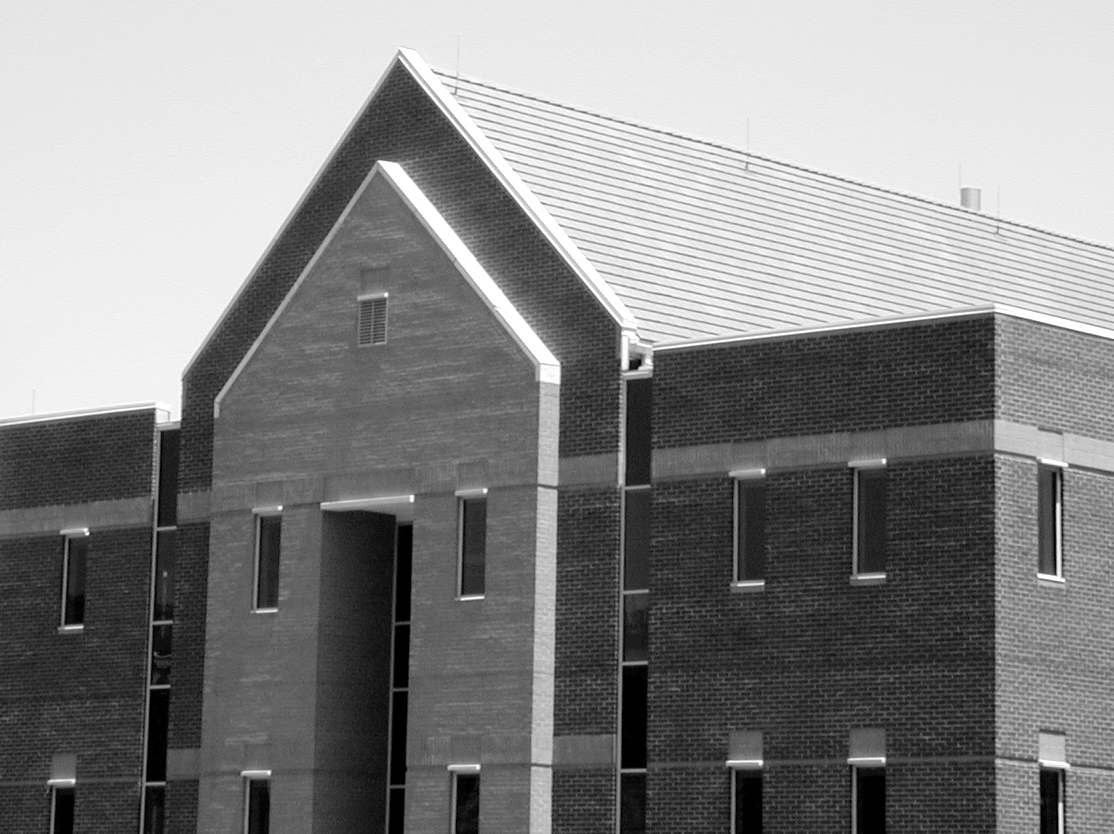
%> input picture building.tif, 1114 x 834 px
$ octave ch11_sobel.m   (GNU Octave 9; MATLAB toolbox functions it lacks are replaced by stand-ins)
%> lines starting %> are read from the running program, lines starting %| are printed output that depends on the picture; in (x1, y1, x2, y2) boxes, pixels count from 0 and x2, y2 are one past the last pixel; in counts of white or black regions, pixels touching at a corner belong together; the program's own positions count from 1
### tofloat.m
function [out, revertclass] = tofloat(in)
%   tofloat convert image to floating point
%   [out, revertclass] = tofloat(in) converts the input image IN to floating
%   point. If IN is a double or single image, then OUT  equals IN.
%   Otherwise, OUT equals IM2SINGLE(IN). REVERTCLASS is a function handle
%   that can be used to convert back to the class of IN.
identity = @(x) x;
tosingle = @im2single;

table = { 'uint8', tosingle, @im2uint8
    'uint16', tosingle, @im2uint16
    'int16', tosingle, @im2int16
    'logical', tosingle, @logical
    'double', identity, identity
    'single', identity, identity
    };

classIndex = find(strcmp(class(in), table(:, 1)));

if isempty(classIndex)
    error('Unsupported input image class.');
end

out  = table{classIndex, 2}(in);

revertclass = table{classIndex, 3};

end

### ch11_sobel.m
clear; clc; close all;

f  = tofloat(imread('building.tif'));
subplot(3,2,1), imshow(f);

% As a starting point, let edge find the threshold.
[gv1, t1] = edge(f, 'sobel', 'vertical', 'nothinning');
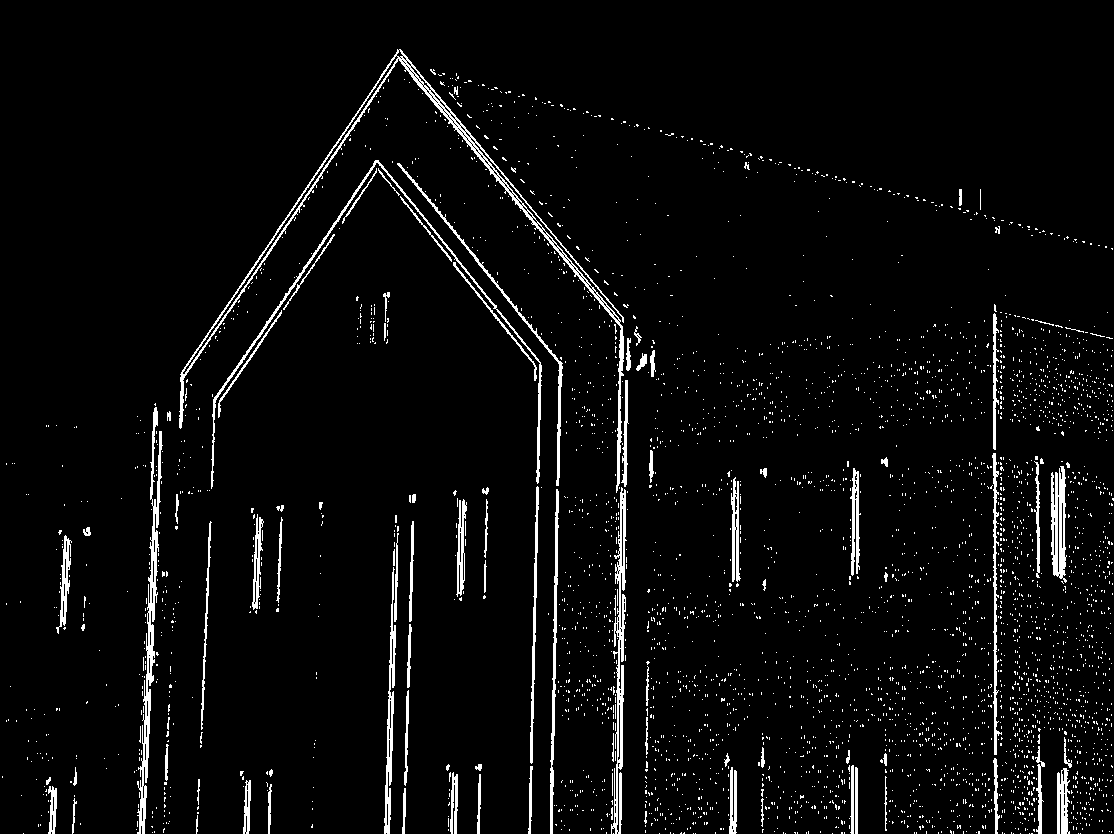
%> gv1: size 834x1114 logical; 4.2% white in thin lines or dots
%> t1 = 0.0553
subplot(3,2,2), imshow(gv1), title('sobel vertical');

[gv2, t2] = edge(f, 'sobel', 0.10, 'vertical', 'nothinning');
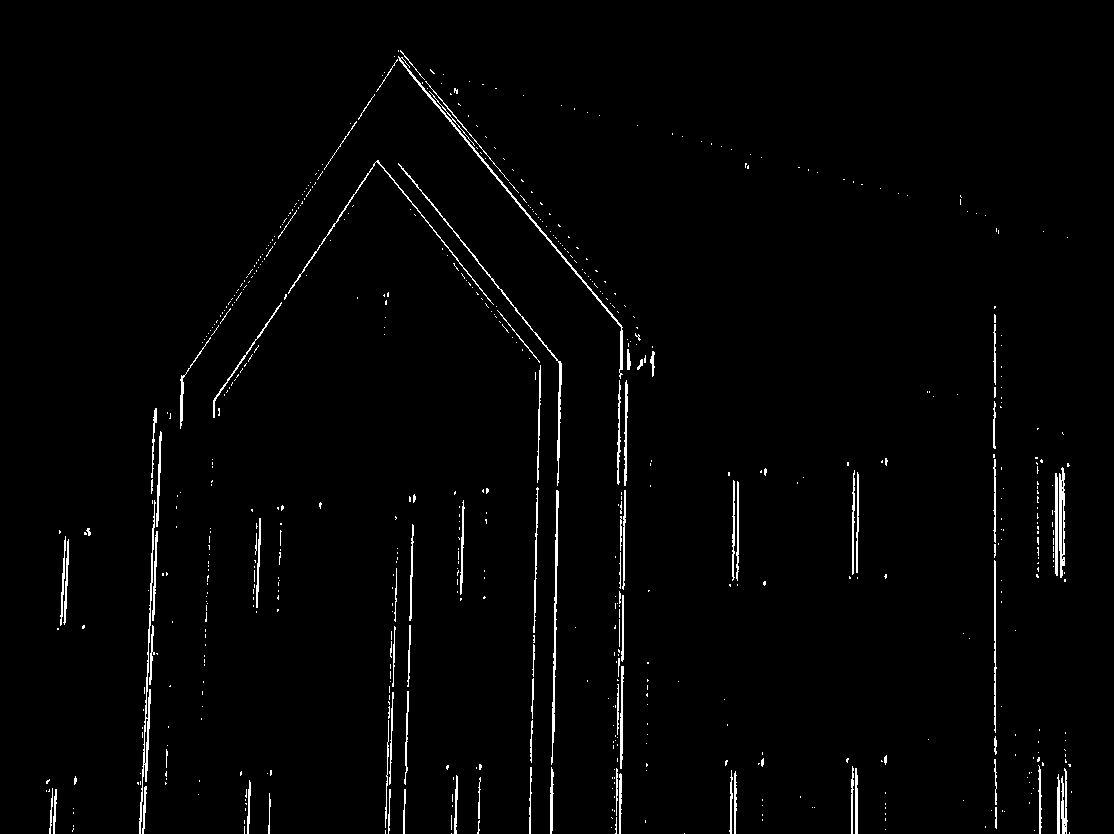
%> gv2: size 834x1114 logical; 1.7% white in thin lines or dots, all inside (x1, y1, x2, y2) = (46, 50, 1072, 834)
%> t2 = 0.1
subplot(3,2,3), imshow(gv2), title('sobel vertical thresh');

[gv3, t3] = edge(f, 'sobel', 0.10, 'both', 'nothinning');
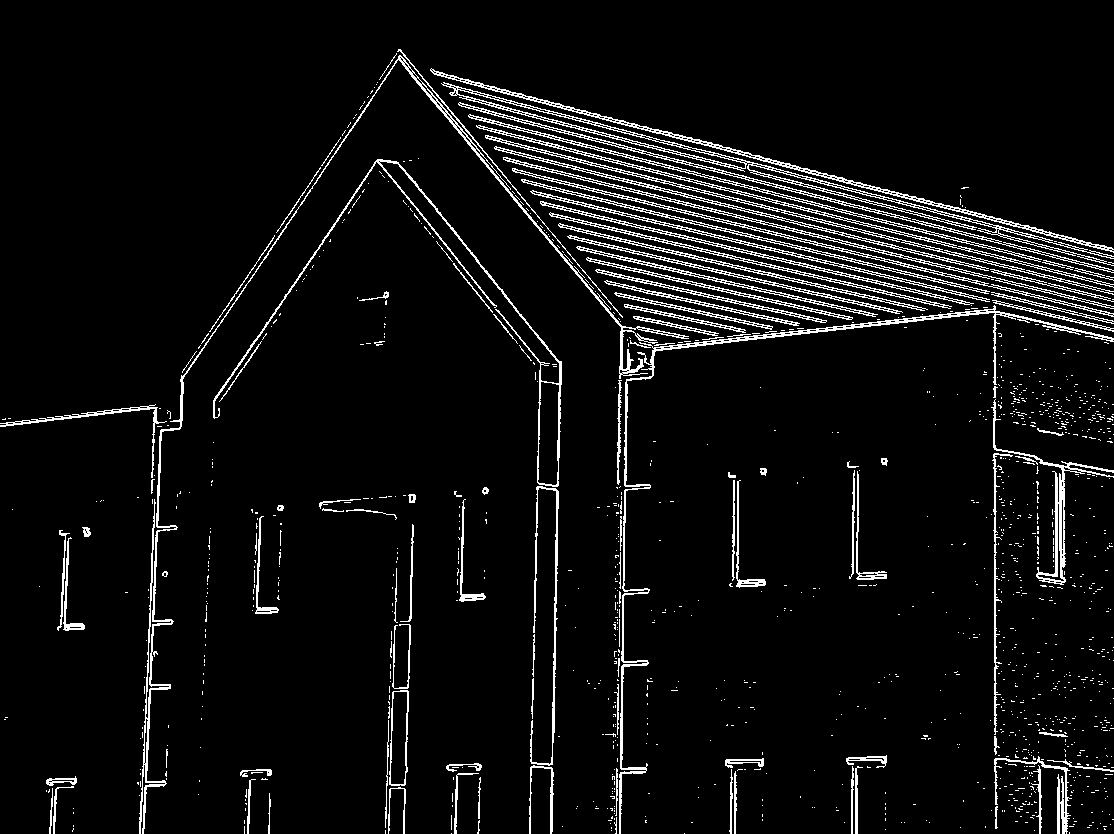
%> gv3: size 834x1114 logical; 6% white in thin lines or dots
%> t3 = 0.1
subplot(3,2,4), imshow(gv3), title('sobel thresh');

wpos45 = [0 1 2; -1 0 1; -2 -1 0];
gpos45 = imfilter(f, wpos45, 'replicate');
gpos45 = gpos45 >= 0.4*max(abs(gpos45(:)));
%> gpos45: size 834x1114 logical; 1.1% white in thin lines or dots
subplot(3,2,5), imshow(gpos45), title('+45');

wpos135 = [2 1 0; 1 0 -1; 0 -1 -2];
gpos135 = imfilter(f, wpos135, 'replicate');
gpos135 = gpos135 >= 0.4*max(abs(gpos135(:)));
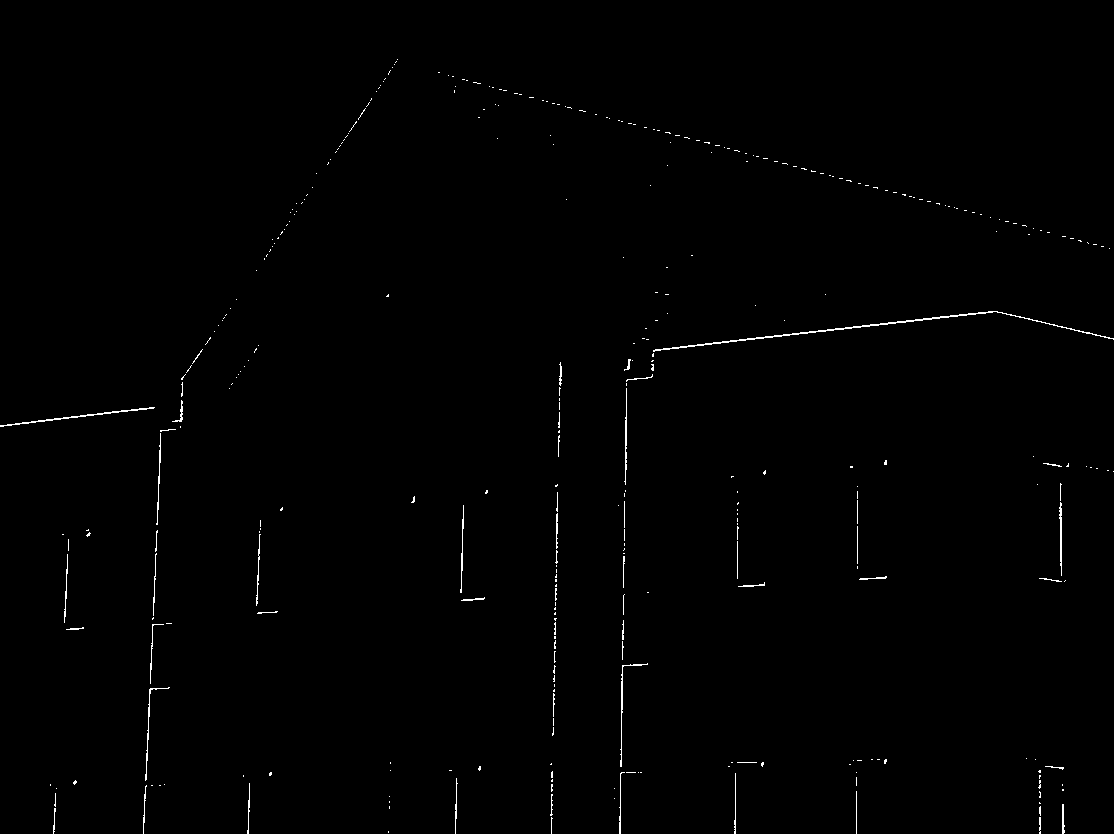
%> gpos135: size 834x1114 logical; 0.54% white in thin lines or dots
subplot(3,2,6), imshow(gpos135), title('-45');

% [5 lines of commented-out code are left out]
